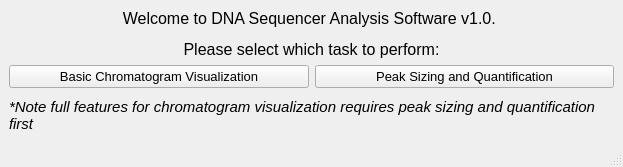
<?xml version="1.0" encoding="UTF-8"?>
<ui version="4.0">
 <class>MainWindow</class>
 <widget class="QMainWindow" name="MainWindow">
  <property name="geometry">
   <rect>
    <x>0</x>
    <y>0</y>
    <width>623</width>
    <height>167</height>
   </rect>
  </property>
  <property name="windowTitle">
   <string>Welcome to DNA Sequencer Analysis Software v1.0</string>
  </property>
  <widget class="QWidget" name="centralwidget">
   <layout class="QGridLayout" name="gridLayout">
    <item row="0" column="0">
     <layout class="QVBoxLayout" name="verticalLayout">
      <item>
       <widget class="QLabel" name="label">
        <property name="text">
         <string>&lt;html&gt;&lt;head/&gt;&lt;body&gt;&lt;p align=&quot;center&quot;&gt;&lt;span style=&quot; font-size:12pt;&quot;&gt;Welcome to DNA Sequencer Analysis Software v1.0. &lt;/span&gt;&lt;/p&gt;&lt;p align=&quot;center&quot;&gt;&lt;span style=&quot; font-size:12pt;&quot;&gt;Please select which task to perform:&lt;/span&gt;&lt;/p&gt;&lt;/body&gt;&lt;/html&gt;</string>
        </property>
        <property name="textFormat">
         <enum>Qt::RichText</enum>
        </property>
        <property name="alignment">
         <set>Qt::AlignCenter</set>
        </property>
        <property name="wordWrap">
         <bool>false</bool>
        </property>
       </widget>
      </item>
      <item>
       <layout class="QHBoxLayout" name="horizontalLayout">
        <item>
         <widget class="QPushButton" name="pushButton">
          <property name="font">
           <font>
            <pointsize>10</pointsize>
           </font>
          </property>
          <property name="text">
           <string>Basic Chromatogram Visualization</string>
          </property>
         </widget>
        </item>
        <item>
         <widget class="QPushButton" name="pushButton_2">
          <property name="font">
           <font>
            <pointsize>10</pointsize>
           </font>
          </property>
          <property name="text">
           <string>Peak Sizing and Quantification</string>
          </property>
         </widget>
        </item>
       </layout>
      </item>
     </layout>
    </item>
    <item row="1" column="0">
     <widget class="QLabel" name="label_2">
      <property name="font">
       <font>
        <pointsize>11</pointsize>
        <italic>true</italic>
       </font>
      </property>
      <property name="text">
       <string>*Note full features for chromatogram visualization requires peak sizing and quantification first</string>
      </property>
      <property name="scaledContents">
       <bool>false</bool>
      </property>
      <property name="wordWrap">
       <bool>true</bool>
      </property>
     </widget>
    </item>
   </layout>
  </widget>
  <widget class="QMenuBar" name="menubar">
   <property name="geometry">
    <rect>
     <x>0</x>
     <y>0</y>
     <width>623</width>
     <height>21</height>
    </rect>
   </property>
  </widget>
  <widget class="QStatusBar" name="statusbar"/>
 </widget>
 <resources/>
 <connections/>
</ui>
